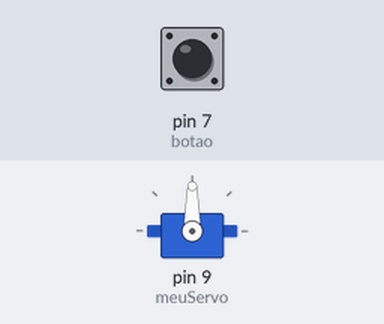
The sketch below on a simulated Arduino Uno, built with avr-gcc and run on an emulated ATmega328P. Parts: servo. Inputs (shaded band) come from the test bench; at power-on: pin 7 (botao) HIGH.

Above: at 1.2 s.
1.3 s: pin 7 (botao) pulled LOW for 0.15 s
At 1.45 s:
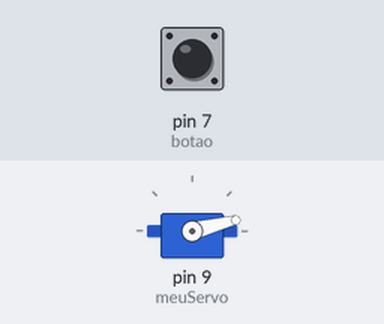
4.3 s: pin 7 (botao) pulled LOW for 1 s
At 4.47 s:
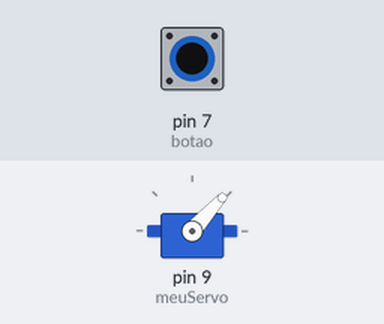
Timing chart, 0 to 10.1 s (numbered marks = the images above; inputs shaded):
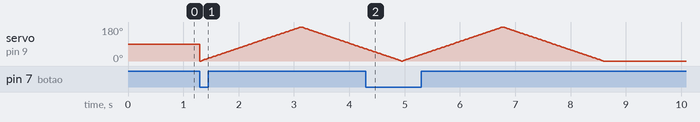

The sketch:

Projeto08.ino
```cpp
// Projeto 08 - Acionando um Motor
// Autor: ACNP / Prof. Augusto Queiroz

#include <Servo.h> // Inclui a biblioteca de servos

Servo meuServo; // Cria um "objeto" para controlar o motor
int botao = 7;  // Pino onde o botao esta ligado

void setup()
{
    pinMode(botao, INPUT_PULLUP); // Configura o botao com resistor interno
    meuServo.attach(9);           // Diz que o fio laranja do motor esta no pino 9
}

void loop()
{
    if (digitalRead(botao) == LOW)
    { // Se apertar o botao (LOW porque eh PULLUP)

        // Gira de 0 ate 180 graus
        // O laço 'for' aumenta o angulo de 1 em 1
        for (int angulo = 0; angulo <= 180; angulo++)
        {
            meuServo.write(angulo); // Manda o motor para a posicao
            delay(10);              // Espera um pouco para o motor chegar la (velocidade)
        }

        // Gira de volta de 180 ate 0 graus
        // O laço 'for' diminui o angulo de 1 em 1
        for (int angulo = 180; angulo >= 0; angulo--)
        {
            meuServo.write(angulo);
            delay(10);
        }
    }
}
```
